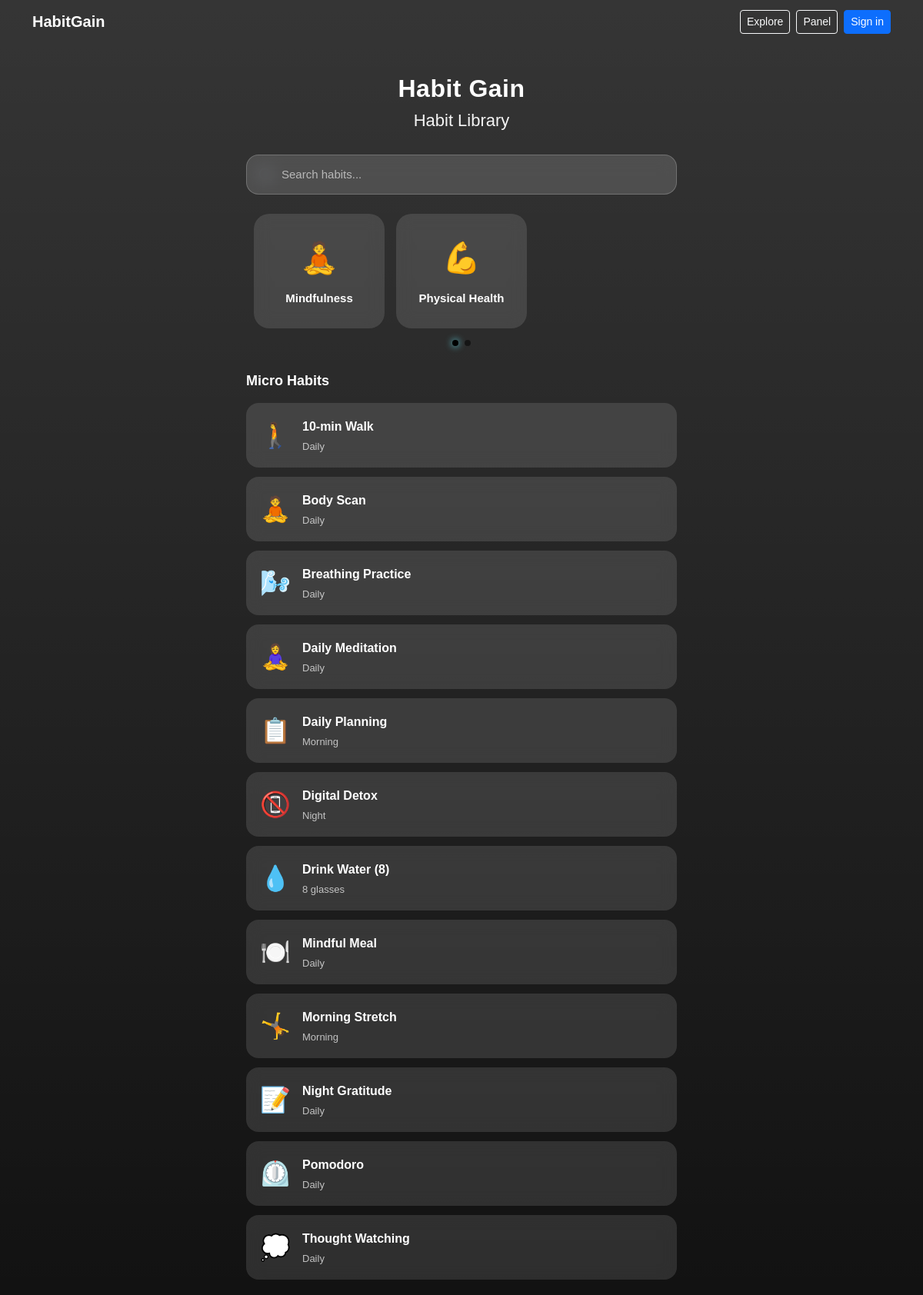
/explore/, run on the app's committed database.
### tables this page shows
CREATE TABLE categories (
                id INTEGER PRIMARY KEY AUTOINCREMENT,
                name TEXT NOT NULL UNIQUE,
                icon TEXT NOT NULL,
                created_at TIMESTAMP DEFAULT CURRENT_TIMESTAMP
            );

CREATE TABLE habits (
                id INTEGER PRIMARY KEY AUTOINCREMENT,
                name TEXT NOT NULL,
                frequency TEXT NOT NULL,
                short_desc TEXT NOT NULL,
                long_desc  TEXT NOT NULL,
                why_works  TEXT NOT NULL,
                category_id INTEGER NOT NULL,
                icon TEXT NOT NULL,
                created_at TIMESTAMP DEFAULT CURRENT_TIMESTAMP,
                FOREIGN KEY (category_id) REFERENCES categories(id)
            );

### habitgain/explore/__init__.py (the view)
@explore_bp.route("/")
def explore():
    categories = Category.all()
    habits = Habit.all()
    return render_template("explore/explore.html",
                           categories=categories, habits=habits)

### habitgain/models.py (called while the page is built)
    def get_connection(self):
        conn = sqlite3.connect(self.db_name)
        conn.row_factory = sqlite3.Row
        return conn

    @staticmethod
    def all() -> List[Dict]:
        db = Database()
        conn = db.get_connection()
        cur = conn.cursor()
        cur.execute("SELECT * FROM categories ORDER BY name")
        rows = [dict(r) for r in cur.fetchall()]
        conn.close()
        return rows

    @staticmethod
    def all() -> List[Dict]:
        db = Database()
        conn = db.get_connection()
        cur = conn.cursor()
        cur.execute("""
            SELECT h.*, c.name AS category_name, c.icon AS category_icon
            FROM habits h JOIN categories c ON h.category_id = c.id
            ORDER BY h.name
        """)
        rows = [dict(r) for r in cur.fetchall()]
        conn.close()
        return rows

### habitgain/explore/templates/explore/explore.html (shortened to what this page needs)
{% extends "base.html" %}
{% block content %}
<div class="main-container">
  <header class="header-section">
    <h1 class="main-title">Habit Gain</h1>
    <h2 class="subtitle">Habit Library</h2>
  </header>
  <div class="search-section">
    <div class="search-wrapper">
      <svg class="search-icon" xmlns="http://www.w3.org/2000/svg" width="20" height="20" viewBox="0 0 24 24" fill="none"
        stroke="currentColor" stroke-width="2" stroke-linecap="round" stroke-linejoin="round">
        <circle cx="11" cy="11" r="8"></circle>
        <path d="m21 21-4.35-4.35"></path>
      </svg>
      <input type="text" id="searchInput" class="search-input" placeholder="Search habits...">
    </div>
  </div>
  <div class="categories-section">
    <div id="categoriesCarousel" class="carousel slide" data-bs-ride="false">
      <div class="carousel-inner">
        {% for i in range(0, categories|length, 2) %}
        <div class="carousel-item {% if i == 0 %}active{% endif %}">
          <div class="categories-grid">
            {% for c in categories[i:i+2] %}
            <div class="category-card" data-category-id="{{ c.id }}">
              <div class="category-icon">{{ c.icon }}</div>
              <div class="category-name">{{ c.name }}</div>
            </div>
            {% endfor %}
          </div>
        </div>
        {% endfor %}
      </div>
      <div class="carousel-indicators">
        {% for i in range(0, categories|length, 2) %}
        <button type="button" data-bs-target="#categoriesCarousel" data-bs-slide-to="{{ loop.index0 }}" {% if i==0
          %}class="active" {% endif %}></button>
        {% endfor %}
      </div>
    </div>
  </div>
  <div class="habits-section">
    <h3 class="section-title">Micro Habits</h3>
    <div id="habitsList" class="habits-list">
      {% for h in habits %}
      <div class="habit-card" data-habit-id="{{ h.id }}">
        <div class="habit-icon">{{ h.icon }}</div>
        <div class="habit-info">
          <div class="habit-name">{{ h.name }}</div>
          <div class="habit-frequency">{{ h.frequency }}</div>
        </div>
      </div>
      {% endfor %}
    </div>
  </div>
</div>
{% endblock %}

### habitgain/templates/base.html (shortened to what this page needs)
<!doctype html>
<html lang="en" data-bs-theme="dark">
<head>
    <link href="https://cdn.jsdelivr.net/npm/bootstrap@5.3.3/dist/css/bootstrap.min.css" rel="stylesheet">
    <link href="{{ url_for('static', filename='css/styles.css') }}" rel="stylesheet">
</head>
<body class="bg-gradient">
    <nav class="navbar navbar-dark">
        <div class="container">
            <a class="navbar-brand fw-bold" href="{{ url_for('core.home') }}">HabitGain</a>
            <div class="d-flex gap-2">
                <a class="btn btn-sm btn-outline-light" href="{{ url_for('explore.explore') }}">Explore</a>
                <a class="btn btn-sm btn-outline-light" href="{{ url_for('progress.panel') }}">Panel</a>
                <a class="btn btn-sm btn-primary" href="{{ url_for('auth.login') }}">Sign in</a>
            </div>
        </div>
    </nav>
    {% block content %}{% endblock %}
</body>
</html>

### habitgain/static/css/styles.css (style rules this page uses)
:root { --color-purple-deep: #2D1B69; --color-blue-violet: #5A3BBA; --color-blue-electric: #3BB4FF; --color-cyan-bright: #67E8F9; --color-magenta: #FF3CAC; --color-green-success: #4ADE80; --color-red-error: #F87171; --color-gray-light: #E5E7EB; --font-family: 'Poppins', sans-serif; --transition-smooth: all 0.3s ease-in-out; }
* { margin: 0; padding: 0; box-sizing: border-box; }
body { font-family: var(--font-family); background: linear-gradient(180deg, var(--color-purple-deep) 0%, var(--color-blue-violet) 100%); min-height: 100vh; color: white; overflow-x: hidden; }
.main-container { max-width: 430px; margin: 0 auto; padding: 20px; min-height: 100vh; }
.header-section { text-align: center; margin-bottom: 30px; padding-top: 20px; }
.main-title { font-size: 32px; font-weight: 700; margin-bottom: 10px; letter-spacing: 0.5px; }
.subtitle { font-size: 22px; font-weight: 400; opacity: 0.95; }
.search-section { margin-bottom: 25px; }
.search-wrapper { position: relative; width: 100%; }
.search-icon { position: absolute; left: 15px; top: 50%; transform: translateY(-50%); color: #6B7280; pointer-events: none; }
.search-input { width: 100%; padding: 14px 15px 14px 45px; background: rgba(255, 255, 255, 0.15); backdrop-filter: blur(10px); border: 1px solid rgba(255, 255, 255, 0.2); border-radius: 16px; color: white; font-size: 15px; font-family: var(--font-family); transition: var(--transition-smooth); }
.search-input::placeholder { color: rgba(255, 255, 255, 0.6); }
.categories-section { margin-bottom: 35px; }
.carousel-indicators { position: static; margin-top: 15px; margin-bottom: 0; }
.carousel-indicators [data-bs-target] { width: 8px; height: 8px; border-radius: 50%; background-color: rgba(255, 255, 255, 0.4); border: none; margin: 0 4px; transition: var(--transition-smooth); }
.carousel-indicators .active { background-color: var(--color-cyan-bright); box-shadow: 0 0 10px var(--color-cyan-bright); }
.categories-grid { display: grid; grid-template-columns: repeat(2, 1fr); gap: 15px; padding: 0 10px; }
.category-card { background: rgba(255, 255, 255, 0.12); backdrop-filter: blur(10px); border-radius: 20px; padding: 25px 15px; text-align: center; cursor: pointer; transition: var(--transition-smooth); border: 2px solid transparent; }
.category-icon { font-size: 40px; margin-bottom: 12px; }
.category-name { font-size: 15px; font-weight: 600; color: white; }
.habits-section { margin-top: 30px; }
.section-title { font-size: 18px; font-weight: 600; margin-bottom: 18px; color: white; }
.habits-list { display: flex; flex-direction: column; gap: 12px; }
.habit-card { background: rgba(255, 255, 255, 0.12); backdrop-filter: blur(10px); border-radius: 16px; padding: 16px; display: flex; align-items: center; gap: 15px; cursor: pointer; transition: var(--transition-smooth); border: 2px solid transparent; }
.habit-icon { font-size: 32px; min-width: 40px; text-align: center; }
.habit-info { flex: 1; }
.habit-name { font-size: 16px; font-weight: 600; margin-bottom: 4px; color: white; }
.habit-frequency { font-size: 13px; color: rgba(255, 255, 255, 0.7); }
@media (min-width: 768px) { .main-container { max-width: 600px; } }
@media (min-width: 768px) { .categories-grid { grid-template-columns: repeat(3, 1fr); } }

### data on the page
categories: icon "🧘", name "Mindfulness"
categories: icon "💪", name "Physical Health"
habits: icon "🚶", name "10-min Walk", frequency "Daily"
habits: icon "🧘", name "Body Scan", frequency "Daily"
habits: icon "🌬️", name "Breathing Practice", frequency "Daily"
habits: icon "🧘‍♀️", name "Daily Meditation", frequency "Daily"
habits: icon "📋", name "Daily Planning", frequency "Morning"
habits: icon "📵", name "Digital Detox", frequency "Night"
habits: icon "💧", name "Drink Water (8)", frequency "8 glasses"
habits: icon "🍽️", name "Mindful Meal", frequency "Daily"
habits: icon "🤸", name "Morning Stretch", frequency "Morning"
habits: icon "📝", name "Night Gratitude", frequency "Daily"
habits: icon "⏲️", name "Pomodoro", frequency "Daily"
habits: icon "💭", name "Thought Watching", frequency "Daily"
